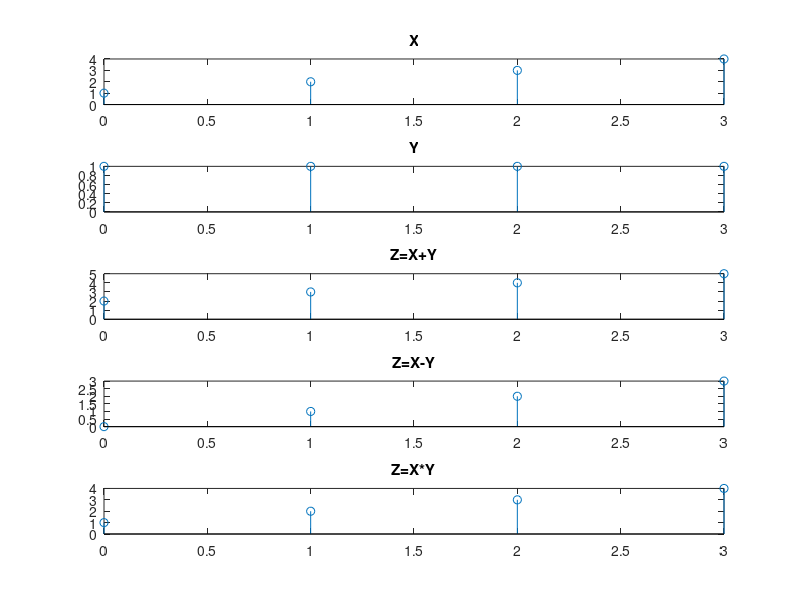

Here is the MATLAB script that generated this plot:
t = (0:1:3);
x=[1 2 3 4];
subplot(5,1,1);
stem(t,x);
title('X');
y=[1 1 1 1];
subplot(5,1,2);
stem(t,y);
title('Y');
z=x+y;
subplot(5,1,3);
stem(t,z);
title('Z=X+Y');
z1=x-y;
subplot(5,1,4);
stem(t,z1);
title('Z=X-Y');
z2=x.*y;
subplot(5,1,5);
stem(t,z2);
title('Z=X*Y');